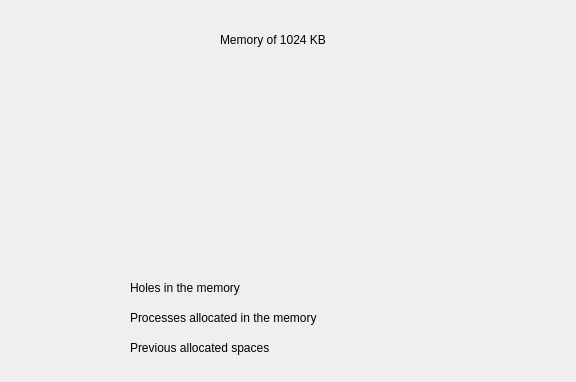
<?xml version="1.0" encoding="UTF-8"?>
<ui version="4.0">
 <class>diagram</class>
 <widget class="QDialog" name="diagram">
  <property name="geometry">
   <rect>
    <x>0</x>
    <y>0</y>
    <width>576</width>
    <height>382</height>
   </rect>
  </property>
  <property name="windowTitle">
   <string>Dialog</string>
  </property>
  <widget class="QLabel" name="label">
   <property name="geometry">
    <rect>
     <x>130</x>
     <y>280</y>
     <width>141</width>
     <height>16</height>
    </rect>
   </property>
   <property name="text">
    <string>Holes in the memory</string>
   </property>
  </widget>
  <widget class="QLabel" name="label_2">
   <property name="geometry">
    <rect>
     <x>130</x>
     <y>310</y>
     <width>211</width>
     <height>16</height>
    </rect>
   </property>
   <property name="text">
    <string>Processes allocated in the memory</string>
   </property>
  </widget>
  <widget class="QLabel" name="label_3">
   <property name="geometry">
    <rect>
     <x>130</x>
     <y>340</y>
     <width>161</width>
     <height>16</height>
    </rect>
   </property>
   <property name="text">
    <string>Previous allocated spaces</string>
   </property>
  </widget>
  <widget class="QLabel" name="label_4">
   <property name="geometry">
    <rect>
     <x>220</x>
     <y>30</y>
     <width>121</width>
     <height>20</height>
    </rect>
   </property>
   <property name="text">
    <string>Memory of 1024 KB</string>
   </property>
  </widget>
 </widget>
 <resources/>
 <connections/>
</ui>
